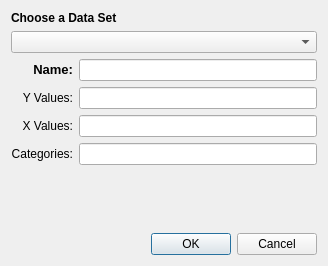
<?xml version="1.0" encoding="UTF-8"?>
<ui version="4.0">
 <class>CellRegionDialog</class>
 <widget class="QDialog" name="CellRegionDialog">
  <property name="geometry">
   <rect>
    <x>0</x>
    <y>0</y>
    <width>328</width>
    <height>266</height>
   </rect>
  </property>
  <property name="windowTitle">
   <string>Dialog</string>
  </property>
  <layout class="QGridLayout" name="gridLayout">
   <item row="7" column="1">
    <widget class="QDialogButtonBox" name="buttonBox">
     <property name="orientation">
      <enum>Qt::Horizontal</enum>
     </property>
     <property name="standardButtons">
      <set>QDialogButtonBox::Cancel|QDialogButtonBox::Ok</set>
     </property>
    </widget>
   </item>
   <item row="6" column="1">
    <spacer name="verticalSpacer">
     <property name="orientation">
      <enum>Qt::Vertical</enum>
     </property>
     <property name="sizeHint" stdset="0">
      <size>
       <width>20</width>
       <height>40</height>
      </size>
     </property>
    </spacer>
   </item>
   <item row="1" column="0" colspan="2">
    <widget class="QComboBox" name="dataSets"/>
   </item>
   <item row="3" column="1">
    <widget class="QLineEdit" name="yDataRegion"/>
   </item>
   <item row="3" column="0">
    <widget class="QLabel" name="label">
     <property name="text">
      <string>Y Values:</string>
     </property>
     <property name="alignment">
      <set>Qt::AlignRight|Qt::AlignTrailing|Qt::AlignVCenter</set>
     </property>
    </widget>
   </item>
   <item row="4" column="0">
    <widget class="QLabel" name="label_2">
     <property name="text">
      <string>X Values:</string>
     </property>
     <property name="alignment">
      <set>Qt::AlignRight|Qt::AlignTrailing|Qt::AlignVCenter</set>
     </property>
    </widget>
   </item>
   <item row="4" column="1">
    <widget class="QLineEdit" name="xDataRegion"/>
   </item>
   <item row="0" column="0" colspan="2">
    <widget class="QLabel" name="label_3">
     <property name="text">
      <string>&lt;b&gt;Choose a Data Set&lt;/b&gt;</string>
     </property>
    </widget>
   </item>
   <item row="5" column="1">
    <widget class="QLineEdit" name="categoryDataRegion"/>
   </item>
   <item row="5" column="0">
    <widget class="QLabel" name="label_5">
     <property name="text">
      <string>Categories:</string>
     </property>
     <property name="alignment">
      <set>Qt::AlignRight|Qt::AlignTrailing|Qt::AlignVCenter</set>
     </property>
    </widget>
   </item>
   <item row="2" column="0">
    <widget class="QLabel" name="label_6">
     <property name="text">
      <string>&lt;!DOCTYPE HTML PUBLIC &quot;-//W3C//DTD HTML 4.0//EN&quot; &quot;http://www.w3.org/TR/REC-html40/strict.dtd&quot;&gt;
&lt;html&gt;&lt;head&gt;&lt;meta name=&quot;qrichtext&quot; content=&quot;1&quot; /&gt;&lt;style type=&quot;text/css&quot;&gt;
p, li { white-space: pre-wrap; }
&lt;/style&gt;&lt;/head&gt;&lt;body style=&quot; font-family:'Sans Serif'; font-size:10pt; font-weight:400; font-style:normal;&quot;&gt;
&lt;p align=&quot;right&quot; style=&quot; margin-top:0px; margin-bottom:0px; margin-left:0px; margin-right:0px; -qt-block-indent:0; text-indent:0px;&quot;&gt;&lt;span style=&quot; font-weight:600;&quot;&gt;Name:&lt;/span&gt;&lt;/p&gt;&lt;/body&gt;&lt;/html&gt;</string>
     </property>
     <property name="alignment">
      <set>Qt::AlignRight|Qt::AlignTrailing|Qt::AlignVCenter</set>
     </property>
    </widget>
   </item>
   <item row="2" column="1">
    <widget class="QLineEdit" name="labelDataRegion"/>
   </item>
  </layout>
 </widget>
 <resources/>
 <connections>
  <connection>
   <sender>buttonBox</sender>
   <signal>accepted()</signal>
   <receiver>CellRegionDialog</receiver>
   <slot>accept()</slot>
   <hints>
    <hint type="sourcelabel">
     <x>248</x>
     <y>254</y>
    </hint>
    <hint type="destinationlabel">
     <x>157</x>
     <y>274</y>
    </hint>
   </hints>
  </connection>
  <connection>
   <sender>buttonBox</sender>
   <signal>rejected()</signal>
   <receiver>CellRegionDialog</receiver>
   <slot>reject()</slot>
   <hints>
    <hint type="sourcelabel">
     <x>316</x>
     <y>260</y>
    </hint>
    <hint type="destinationlabel">
     <x>286</x>
     <y>274</y>
    </hint>
   </hints>
  </connection>
 </connections>
</ui>
